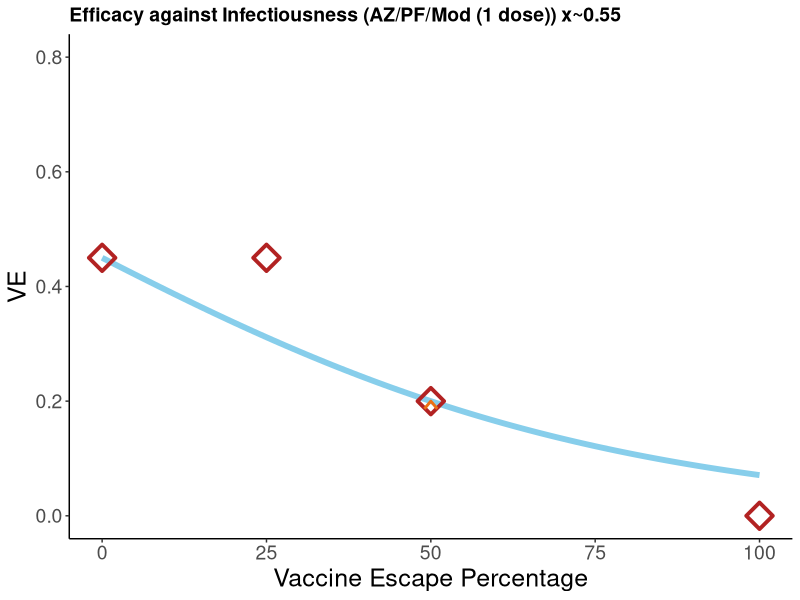

Recreate this plot in R.
#Plot the OR (Vaccine Efficacy Odds) efficacy/(1-efficacy)

#SPECIFICALLY,
#we only minimise the error at the central (50%) mark.

rm(list=ls())

require(tidyverse)

#The Problem:
#We have data: y0, y25, y50, y75 that we want to scale like so:

#y0*x = y25
#y0*(x^2) = y50
#y0*(x^3) = y75

#No x will fit perfectly, but what's the best we can do?

#----------------------------

#Build y vectors, one for AZ, one for PF, one for infectiousness combined


#Lastly we do a separate one for infectious values (1 dose) of either AZ or PF
y0_infect <- 0.45/(1-0.45)

y25_infect <- 0.45/(1-0.45)
y50_infect <- 0.2/(1-0.2)
y75_infect <- 0
y100_infect <- y75_infect

#-----------------------------------------




#----------------------------

#Now infectiousness
error_x_infect <- function(x) {
  
  #Allocate memory:
  y25_estimate_infect <- 0
  y50_estimate_infect <- 0
  y100_estimate_infect <- 0
  
  y25_estimate_infect <- (x)*y0_infect
  y50_estimate_infect <- (x^2)*y0_infect
  y100_estimate_infect <- (x^4)*y0_infect
  
  y50_estimate_infect_probability <- y50_estimate_infect/(y50_estimate_infect+1)
  y50_infect_probability <- y50_infect/(y50_infect+1)
  
  error_amt <- (sum(   (abs(y50_estimate_infect_probability - y50_infect_probability))^2 )    )  #+  sum(abs(y100_estimate_infect - y100_infect)) +  sum(abs(y25_estimate_infect - y25_infect)) )
  return(error_amt)
}

optim_infect <- optimize(error_x_infect, interval = c(0,1))
optim_x_infect <- optim_infect$minimum
optim_x_infect_error <- optim_infect$objective


#Okay, now we want to plot it
######
#AZ
######

percent_mark <- seq(0,100, length.out = 101)

# Infectiousness


infection_efficacy <- (0.45/(1-0.45))*(optim_x_infect^(percent_mark/25))
#Convert back to probability:
infection_efficacy <- infection_efficacy/(infection_efficacy+1)

Table_Data <- data.frame(percent_mark = c(0, 25, 50, 100), infection_efficacy = c(0.45, 0.45, 0.2, 0))
Mapped_Data <- data.frame(percent_mark = percent_mark, infection_efficacy = infection_efficacy)

ggplot(data=Mapped_Data, aes(x=percent_mark, y=infection_efficacy, group=1)) +
  geom_line(color="skyblue", size = 2) +
  geom_point(data = Table_Data, color = 'firebrick', shape = 5, size = 5, stroke = 2)+
  labs(title="Efficacy against Infectiousness (AZ/PF/Mod (1 dose)) x~0.55",
       x ="Vaccine Escape Percentage", y = "VE") +
  geom_path(data = data.frame(percent_mark = c(50, 50), infection_efficacy = c(0.2, infection_efficacy[51]) ),
            size = 1, colour = "#EC7014",
            arrow = arrow(type = "open", angle = 40, length = unit(0.1, "inches")) 
  )+ ylim(0,0.8)+
  theme_classic() +
  theme(
    plot.title = element_text( size=14, face="bold"),
    axis.title.x = element_text(size=18),
    axis.title.y = element_text(size=18),
    axis.text = element_text(size=14)
  )




